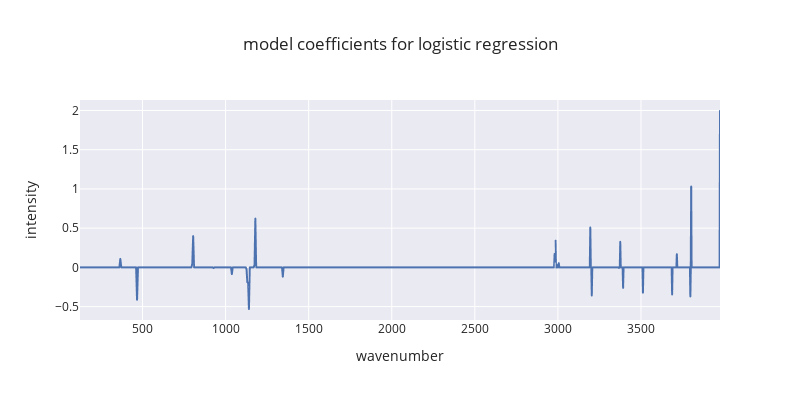

This figure's notebook cell:
### Code cell
fig = px.line(y = lr.coef_.flatten(),
              x = X.columns.astype(float),
              template = 'seaborn',
              title = 'model coefficients for logistic regression',
              width=800,
              height=400
              )
fig.update_xaxes(title = 'wavenumber')
fig.update_yaxes(title = 'intensity')

### Figure 1 — Plotly figure (JSON) as saved in the notebook; plotly's stock layout.template omitted (floating-point values rounded to 4 significant figures; data arrays with more than 128 entries replaced by an {"elided": "..."} marker saying what was removed)
{"data": [{"hovertemplate": "x=%{x}<br>y=%{y}<extra></extra>", "legendgroup": "", "line": {"color": "rgb(76,114,176)", "dash": "solid"}, "marker": {"symbol": "circle"}, "mode": "lines", "name": "", "showlegend": false, "type": "scattergl", "x": {"elided": "1024 float values"}, "xaxis": "x", "y": {"elided": "1024 float values"}, "yaxis": "y"}], "layout": {"height": 400, "legend": {"tracegroupgap": 0}, "title": {"text": "model coefficients for logistic regression"}, "width": 800, "xaxis": {"anchor": "y", "domain": [0, 1], "title": {"text": "wavenumber"}}, "yaxis": {"anchor": "x", "domain": [0, 1], "title": {"text": "intensity"}}}}
